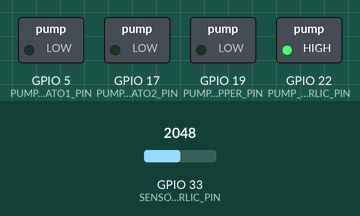
Recording of a sketch running on a simulated ESP32. On the bench: switched loads named in the sketch (green lamp = pin HIGH). The test bench sets the inputs (shaded band); at power-on: GPIO 33 (SENSOR_GARLIC_PIN) = 2048. What the sketch prints to the serial monitor is not drawn.

Above: at 6.0 s.
At 16.2 s:
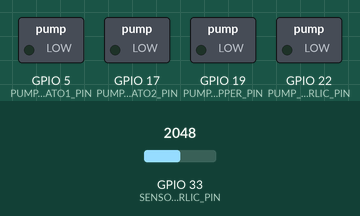
Timing chart, 0 to 27.7 s (numbered marks = the images above):
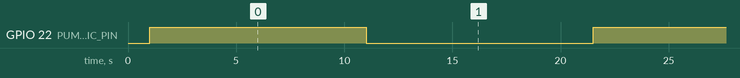

The sketch:

final_garden_watering.ino
```cpp
// ============================================================
// Garden Watering System — Final Deployment Sketch
// 2 moisture sensors (proxy configuration) -> 4 pumps
//   Sensor 1 (in a tomato plant) -> triggers Tomato 1, Tomato 2, Pepper
//   Sensor 2 (in garlic)         -> triggers Garlic
// ============================================================

// ---- TEST MODE TOGGLE ----
// true  = short interval for bench verification (fires every 10 sec)
// false = real deployment cadence (once per day)
bool TEST_MODE = false;

// ---- Relay trigger polarity (confirmed from your board) ----
const int RELAY_ON  = HIGH;
const int RELAY_OFF = LOW;

// ---- Sensor pins (ADC1 only -- required for WiFi compatibility) ----
const int SENSOR_TOMATO_PIN = 32;  // sensor 1, physically placed in a tomato plant
const int SENSOR_GARLIC_PIN = 33;  // sensor 2, placed in garlic

// ---- Calibration ----
// Raw ADC (12-bit, 0-4095). Lower raw = wetter, higher raw = drier (inverted sensor characteristic).
// "Damp" baseline: raw < 2000 = damp enough, skip watering.
// Threshold = the raw value at/above which a channel is considered dry and triggers its pump(s).
const int RAW_DRY = 3900;
const int RAW_WET = 1000;

// Garlic dislikes drying out -> triggers sooner (lower raw threshold = waters at a wetter reading)
const int THRESHOLD_GARLIC = 1800;
// Tomato/pepper tolerate (and benefit from) more dry-down between waterings -> triggers later
const int THRESHOLD_TOMATO_PEPPER = 2200;

// ---- Pump relay pins ----
const int PUMP_TOMATO1_PIN = 5;   // relay channel 2
const int PUMP_TOMATO2_PIN = 17;  // relay channel 4
const int PUMP_PEPPER_PIN  = 19;  // relay channel 6
const int PUMP_GARLIC_PIN  = 22;  // relay channel 8

const unsigned long PUMP_RUN_MS = 10000; // how long each pump runs when triggered -- tune based on observed flow

const unsigned long REAL_CHECK_INTERVAL_MS = 86400000UL; // 24 hours
const unsigned long TEST_CHECK_INTERVAL_MS = 10000;      // 10 sec, bench only

unsigned long lastCheckTime = 0;

int readRaw(int pin) {
  return analogRead(pin);
}

void runPump(int relayPin, const char* label) {
  Serial.print("  -> Watering: ");
  Serial.println(label);
  digitalWrite(relayPin, RELAY_ON);
  delay(PUMP_RUN_MS);
  digitalWrite(relayPin, RELAY_OFF);
  delay(500); // brief pause before next pump, keeps everything sequential -- never overlapping
}

void checkTomatoGroup() {
  int raw = readRaw(SENSOR_TOMATO_PIN);
  Serial.print("Tomato/Pepper sensor raw: ");
  Serial.print(raw);

  if (raw >= THRESHOLD_TOMATO_PEPPER) {
    Serial.println("  -- DRY, watering tomato1, tomato2, pepper");
    runPump(PUMP_TOMATO1_PIN, "Tomato 1");
    runPump(PUMP_TOMATO2_PIN, "Tomato 2");
    runPump(PUMP_PEPPER_PIN,  "Pepper");
    delay(1000);
    checkTomatoGroup();
  } else {
    Serial.println("  -- damp enough, skipping tomato1/tomato2/pepper");
  }
}

void checkGarlic() {
  int raw = readRaw(SENSOR_GARLIC_PIN);
  Serial.print("Garlic sensor raw: ");
  Serial.print(raw);

  if (raw >= THRESHOLD_GARLIC) {
    Serial.println("  -- DRY, watering garlic");
    runPump(PUMP_GARLIC_PIN, "Garlic");
    delay(10000);
    checkGarlic();
  } else {
    Serial.println("  -- damp enough, skipping garlic");
  }
}

void setup() {
  Serial.begin(115200);
  delay(1000);

  pinMode(PUMP_TOMATO1_PIN, OUTPUT);
  pinMode(PUMP_TOMATO2_PIN, OUTPUT);
  pinMode(PUMP_PEPPER_PIN, OUTPUT);
  pinMode(PUMP_GARLIC_PIN, OUTPUT);

  digitalWrite(PUMP_TOMATO1_PIN, RELAY_OFF);
  digitalWrite(PUMP_TOMATO2_PIN, RELAY_OFF);
  digitalWrite(PUMP_PEPPER_PIN, RELAY_OFF);
  digitalWrite(PUMP_GARLIC_PIN, RELAY_OFF);

  Serial.println("=== Garden Watering System -- Live ===");
  Serial.print("Mode: ");
  Serial.println(TEST_MODE ? "TEST (10 sec interval)" : "REAL (24 hr interval)");
  Serial.println();

  // Run an immediate check on boot rather than waiting a full interval
  lastCheckTime = millis() - (TEST_MODE ? TEST_CHECK_INTERVAL_MS : REAL_CHECK_INTERVAL_MS);
}

void loop() {
  unsigned long interval = TEST_MODE ? TEST_CHECK_INTERVAL_MS : REAL_CHECK_INTERVAL_MS;

  if (millis() - lastCheckTime >= interval) {
    lastCheckTime = millis();

    Serial.println("---- Daily check ----");
    checkTomatoGroup();
    checkGarlic();
    Serial.println("---- Check complete ----");
    Serial.println();
  }
}
```

Measured:
- by itself, GPIO 22 (PUMP_GARLIC_PIN): alternates HIGH for 10.0 s and LOW for 10.5 s
